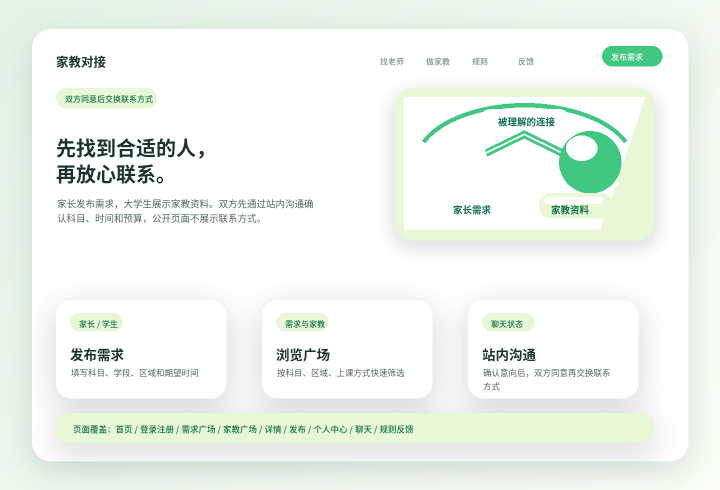
#> input picture UI美术文档/多风格重设计方案/预览图/2026-07-03-style-a-green-glass-desktop.png, 1440 x 980 px (shown at 1/2 size)
$ python extract-approved-visual-assets.py --home-reference '../../UI美术文档/多风格重设计方案/预览图/2026-07-03-style-a-green-glass-desktop.png' --output-dir out
#> lines starting #> are read from the running program, lines starting #| are printed output that depends on the picture
#!/usr/bin/env python3
"""Extract approved illustration-only assets from the frozen UI references."""

from __future__ import annotations

import argparse
from pathlib import Path
from PIL import Image, ImageDraw


HOME_CROPS = {
    "brand-mark.png": (56, 24, 105, 73),
    "home-boy.png": (1086, 408, 1230, 604),
    "home-decor-left.png": (52, 145, 118, 370),
    "home-decor-right.png": (866, 130, 1026, 370),
    "home-girl.png": (1387, 408, 1526, 604),
    "home-shield-check.png": (1098, 661, 1159, 720),
}

LOGIN_CROPS = {
    "login-boy.png": (179, 438, 314, 625),
    "login-code-icon.png": (915, 542, 960, 590),
    "login-decor.png": (650, 192, 794, 311),
    "login-email-icon.png": (914, 390, 960, 435),
    "login-girl.png": (620, 438, 752, 625),
    "login-note-account.png": (166, 662, 222, 718),
    "login-note-lock.png": (167, 790, 222, 846),
    "login-note-safety.png": (167, 726, 222, 781),
}

LOGIN_STATIC_CROPS = {
    "login-static-form.png": (851, 162, 1522, 899),
    "login-static-intro.png": (112, 160, 819, 899),
}

RULES_CROPS = {
    "rules-student-shield.png": (83, 584, 500, 852),
}

RULES_STATIC_CROPS = {
    "rules-static-intro.png": (55, 102, 536, 899),
    "rules-static-list.png": (565, 102, 1579, 901),
}

CUSTOMER_SERVICE_STATIC_CROPS = {
    "customer-service-static-header.png": (40, 21, 1500, 99),
    "customer-service-static-info.png": (40, 115, 1499, 258),
    "customer-service-static-side.png": (40, 273, 433, 982),
}

CUSTOMER_SERVICE_CHAT_CROP = (457, 273, 1500, 982)

CUSTOMER_SERVICE_CHAT_LAYERS = {
    "customer-service-static-welcome.png": (508, 326, 1161, 427),
    "customer-service-static-chip-1.png": (478, 802, 671, 853),
    "customer-service-static-chip-2.png": (672, 802, 873, 853),
    "customer-service-static-chip-3.png": (874, 802, 1074, 853),
    "customer-service-static-chip-4.png": (1075, 802, 1294, 853),
    "customer-service-static-chip-5.png": (1295, 802, 1481, 853),
    "customer-service-static-input.png": (483, 874, 1317, 950),
    "customer-service-static-send.png": (1333, 874, 1476, 950),
}

CUSTOMER_SERVICE_CONTENT_RECTS = (
    (40, 21, 1500, 99),
    (40, 115, 1499, 258),
    (40, 273, 433, 982),
    (457, 273, 1500, 982),
)

TUTOR_PROFILES_STATIC_CROPS = {
    "tutor-profiles-static-header.png": (0, 0, 1536, 64),
    "tutor-profiles-static-back.png": (51, 90, 108, 143),
    "tutor-profiles-static-filter.png": (141, 87, 556, 969),
    "tutor-profiles-static-intro.png": (577, 87, 1486, 325),
    "tutor-profiles-static-result.png": (577, 338, 1486, 969),
    "tutor-profiles-static-result-eyebrow.png": (604, 365, 722, 410),
    "tutor-profiles-static-result-title.png": (604, 430, 932, 474),
    "tutor-profiles-static-listing-meta.png": (629, 531, 735, 577),
    "tutor-profiles-static-privacy.png": (1252, 540, 1424, 591),
    "tutor-profiles-static-detail.png": (1252, 608, 1424, 665),
}

TUTOR_PROFILES_RESULTS_CROP = (577, 338, 1486, 969)

TUTOR_PROFILES_CONTENT_RECTS = (
    (0, 0, 1536, 64),
    (51, 90, 108, 143),
    (141, 87, 556, 969),
    (577, 87, 1486, 325),
    (577, 338, 1486, 969),
)

PARENT_NEEDS_STATIC_CROPS = {
    "parent-needs-static-header.png": (0, 0, 1536, 64),
    "parent-needs-static-back.png": (51, 90, 108, 143),
    "parent-needs-static-filter.png": (141, 87, 556, 969),
    "parent-needs-static-intro.png": (577, 87, 1486, 325),
    "parent-needs-static-result.png": (577, 338, 1486, 969),
}

PARENT_NEEDS_RESULTS_CROP = (577, 338, 1486, 969)

PARENT_NEEDS_CONTENT_RECTS = (
    (0, 0, 1536, 64),
    (51, 90, 108, 143),
    (141, 87, 556, 969),
    (577, 87, 1486, 325),
    (577, 338, 1486, 969),
)

HOME_STATIC_CROPS = {
    "home-static-entry-parent.png": (84, 415, 535, 642),
    "home-static-entry-tutor.png": (537, 415, 1007, 642),
    "home-static-hero.png": (50, 122, 1028, 412),
    "home-static-link-demand.png": (84, 652, 535, 791),
    "home-static-link-feedback.png": (84, 793, 535, 934),
    "home-static-link-service.png": (537, 793, 1007, 934),
    "home-static-link-tutors.png": (537, 652, 1007, 791),
    "home-static-principles.png": (1075, 137, 1548, 933),
}

DARK_INK_ASSETS = {
    "home-decor-left.png",
    "home-decor-right.png",
}


def parse_args() -> argparse.Namespace:
    parser = argparse.ArgumentParser()
    parser.add_argument("--home-reference", required=True)
    parser.add_argument("--login-reference")
    parser.add_argument("--rules-reference")
    parser.add_argument("--customer-service-reference")
    parser.add_argument("--tutor-profiles-reference")
    parser.add_argument("--parent-needs-reference")
    parser.add_argument("--output-dir", required=True)
    return parser.parse_args()


def solve_linear(matrix: list[list[float]], vector: list[float]) -> list[float]:
    size = len(vector)
    augmented = [
        [*matrix[row], vector[row]]
        for row in range(size)
    ]
    for column in range(size):
        pivot = max(range(column, size), key=lambda row: abs(augmented[row][column]))
        augmented[column], augmented[pivot] = augmented[pivot], augmented[column]
        divisor = augmented[column][column]
        if abs(divisor) < 1e-9:
            continue
        augmented[column] = [value / divisor for value in augmented[column]]
        for row in range(size):
            if row == column:
                continue
            factor = augmented[row][column]
            augmented[row] = [
                augmented[row][index] - factor * augmented[column][index]
                for index in range(size + 1)
            ]
    return [augmented[row][-1] for row in range(size)]


def features(x: int, y: int, width: int, height: int) -> tuple[float, ...]:
    normalized_x = (x / max(width - 1, 1)) * 2 - 1
    normalized_y = (y / max(height - 1, 1)) * 2 - 1
    return (
        1,
        normalized_x,
        normalized_y,
        normalized_x * normalized_y,
        normalized_x * normalized_x,
        normalized_y * normalized_y,
    )


def fit_background(
    samples: list[tuple[tuple[float, ...], tuple[int, int, int]]]
) -> list[list[float]]:
    coefficients = []
    for channel in range(3):
        matrix = [[0.0] * 6 for _ in range(6)]
        vector = [0.0] * 6
        for sample_features, color in samples:
            for row in range(6):
                vector[row] += sample_features[row] * color[channel]
                for column in range(6):
                    matrix[row][column] += (
                        sample_features[row] * sample_features[column]
                    )
        coefficients.append(solve_linear(matrix, vector))
    return coefficients


def predict_background(
    coefficients: list[list[float]], sample_features: tuple[float, ...]
) -> tuple[int, int, int]:
    return tuple(
        round(sum(weight * value for weight, value in zip(channel, sample_features)))
        for channel in coefficients
    )


def transparent_edge_background(image: Image.Image) -> Image.Image:
    rgba = image.convert("RGBA")
    width, height = rgba.size
    pixels = rgba.load()
    samples = []
    for y in range(0, height, 3):
        for x in range(0, width, 3):
            color = pixels[x, y][:3]
            if min(color) >= 145:
                samples.append((features(x, y, width, height), color))

    coefficients = fit_background(samples)
    for _ in range(2):
        filtered = []
        for sample_features, color in samples:
            predicted = predict_background(coefficients, sample_features)
            if max(abs(color[index] - predicted[index]) for index in range(3)) < 34:
                filtered.append((sample_features, color))
        samples = filtered
        coefficients = fit_background(samples)

    for y in range(height):
        for x in range(width):
            color = pixels[x, y][:3]
            predicted = predict_background(
                coefficients, features(x, y, width, height)
            )
            residual = max(
                abs(color[index] - predicted[index]) for index in range(3)
            )
            alpha = max(0, min(255, round((residual - 8) * 255 / 22)))
            pixels[x, y] = (*color, alpha)

    return rgba


def transparent_dark_ink(image: Image.Image, filename: str) -> Image.Image:
    """Keep the approved dark decoration strokes while removing the page gradient."""
    rgba = image.convert("RGBA")
    pixels = rgba.load()
    width, height = rgba.size
    for y in range(height):
        for x in range(width):
            red, green, blue, _ = pixels[x, y]
            lightness = (red + green + blue) / 3
            chroma = max(red, green, blue) - min(red, green, blue)
            ink_score = (190 - lightness) * 1.8 + (95 - chroma) * 0.72
            alpha = max(0, min(255, round((ink_score - 10) * 4.2)))
            if (
                filename == "home-decor-right.png"
                and x < 85
                and y > 60
            ):
                alpha = 0
            if (
                filename == "home-decor-left.png"
                and x > 58
                and 72 < y < 168
            ):
                alpha = 0
            pixels[x, y] = (red, green, blue, alpha)
    return rgba


# [39 lines left out: function content_free_background, not called in this run]


def customer_service_background(source: Image.Image) -> Image.Image:
    return content_free_background(source, CUSTOMER_SERVICE_CONTENT_RECTS)


# [30 lines left out: functions customer_service_chat_frame, tutor_profiles_results_frame, parent_needs_results_frame, not called in this run]


def main() -> None:
    args = parse_args()
    output_dir = Path(args.output_dir)
    output_dir.mkdir(parents=True, exist_ok=True)

    with Image.open(args.home_reference) as source:
#> source is the input picture: PIL image 1440x980 RGB; mean R, G, B 238.6, 245.1, 238.6
        for filename, crop_box in HOME_CROPS.items():
            crop = source.crop(crop_box)
            if filename in DARK_INK_ASSETS:
                transparent_dark_ink(crop, filename).save(output_dir / filename)
            else:
                transparent_edge_background(crop).save(output_dir / filename)
#> this loop made 6 passes
#> pass 1, in main, `crop = source.crop(crop_box)`:
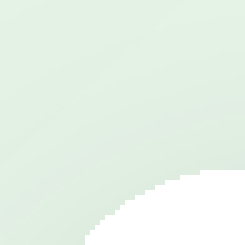
#> crop: PIL image 49x49 RGB (shown 5 times larger); mean R, G, B 230.7, 242, 231.9
#> pass 2, in main, `crop = source.crop(crop_box)`:
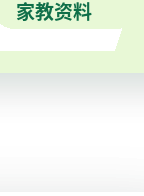
#> crop: PIL image 144x196 RGB; mean R, G, B 238.5, 245.4, 235.6
#> after the loop: crop: PIL image 61x59 RGB; every value is 255
        for filename, crop_box in HOME_STATIC_CROPS.items():
            source.crop(crop_box).save(output_dir / filename)
#> this loop made 8 passes
#> pass 1, in main, `source.crop(crop_box).save(output_dir / filename)`:
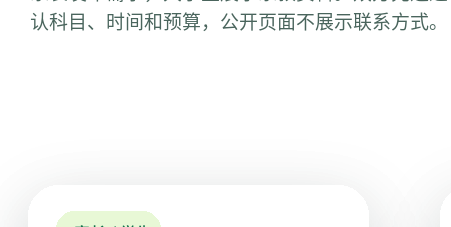
#> saved as home-static-entry-parent.png: PIL image 451x227 RGB; mean R, G, B 249.7, 250.6, 249.9
#> pass 2, in main, `source.crop(crop_box).save(output_dir / filename)`:
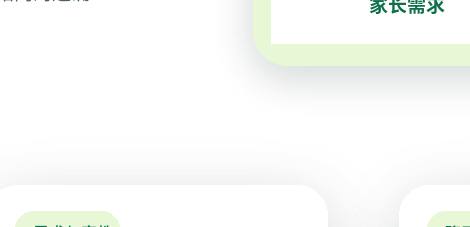
#> saved as home-static-entry-tutor.png: PIL image 470x227 RGB; mean R, G, B 249.4, 251.2, 248.6

    if args.login_reference:
        with Image.open(args.login_reference) as source:
            for filename, crop_box in LOGIN_CROPS.items():
                crop = source.crop(crop_box)
                transparent_edge_background(crop).save(output_dir / filename)
            for filename, crop_box in LOGIN_STATIC_CROPS.items():
                source.crop(crop_box).save(output_dir / filename)

    if args.rules_reference:
        with Image.open(args.rules_reference) as source:
            for filename, crop_box in RULES_CROPS.items():
                transparent_edge_background(source.crop(crop_box)).save(
                    output_dir / filename
                )
            for filename, crop_box in RULES_STATIC_CROPS.items():
                source.crop(crop_box).save(output_dir / filename)

    if args.customer_service_reference:
        with Image.open(args.customer_service_reference) as source:
            customer_service_background(source).save(
                output_dir / "customer-service-background.png"
            )
            customer_service_chat_frame(source).save(
                output_dir / "customer-service-static-chat-frame.png"
            )
            for filename, crop_box in CUSTOMER_SERVICE_STATIC_CROPS.items():
                source.crop(crop_box).save(output_dir / filename)
            for filename, crop_box in CUSTOMER_SERVICE_CHAT_LAYERS.items():
                source.crop(crop_box).save(output_dir / filename)

    if args.tutor_profiles_reference:
        with Image.open(args.tutor_profiles_reference) as source:
            content_free_background(source, TUTOR_PROFILES_CONTENT_RECTS).save(
                output_dir / "tutor-profiles-background.png"
            )
            tutor_profiles_results_frame(source).save(
                output_dir / "tutor-profiles-static-results-frame.png"
            )
            for filename, crop_box in TUTOR_PROFILES_STATIC_CROPS.items():
                source.crop(crop_box).save(output_dir / filename)

    if args.parent_needs_reference:
        with Image.open(args.parent_needs_reference) as source:
            content_free_background(source, PARENT_NEEDS_CONTENT_RECTS).save(
                output_dir / "parent-needs-background.png"
            )
            parent_needs_results_frame(source).save(
                output_dir / "parent-needs-static-results-frame.png"
            )
            for filename, crop_box in PARENT_NEEDS_STATIC_CROPS.items():
                source.crop(crop_box).save(output_dir / filename)


if __name__ == "__main__":
    main()

$ run again, on UI美术文档/多风格重设计方案/预览图/2026-07-03-style-b-cyan-coach-mobile.png
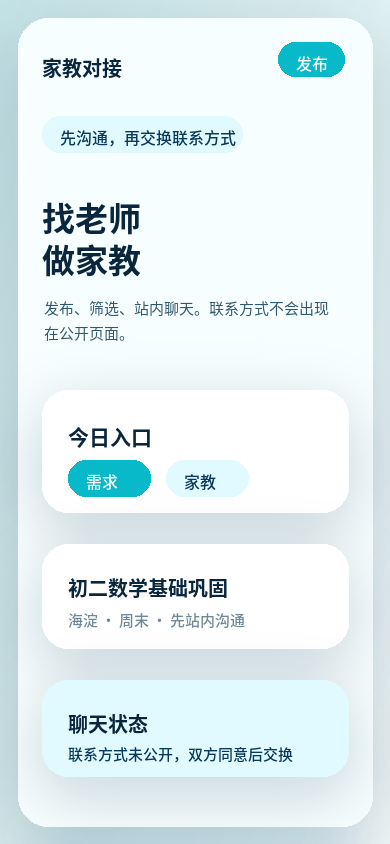
#> input picture UI美术文档/多风格重设计方案/预览图/2026-07-03-style-b-cyan-coach-mobile.png, 390 x 844 px
#> in main, source is the input picture: PIL image 390x844 RGB; mean R, G, B 225.1, 238.6, 241.5
#> the loop in main, `for filename, crop_box in HOME_CROPS.items():` made 6 passes
#> pass 1, in main, `crop = source.crop(crop_box)`:
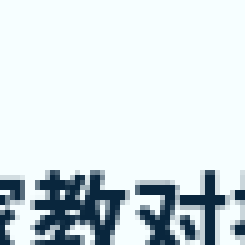
#> crop: PIL image 49x49 RGB (shown 5 times larger); mean R, G, B 212.8, 223.8, 227.9
#> the loop in main, `for filename, crop_box in HOME_STATIC_CROPS.items():` made 8 passes
#> pass 1, in main, `source.crop(crop_box).save(output_dir / filename)`:
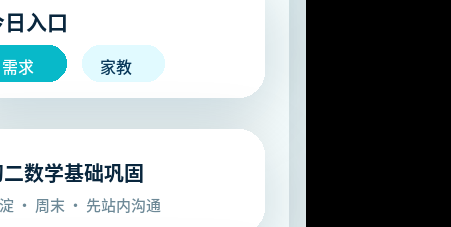
#> saved as home-static-entry-parent.png: PIL image 451x227 RGB; mean R, G, B 155.5, 162.4, 163.9

$ run again, on UI美术文档/多风格重设计方案/预览图/2026-07-03-style-c-blue-purple-neumorphism-desktop.png
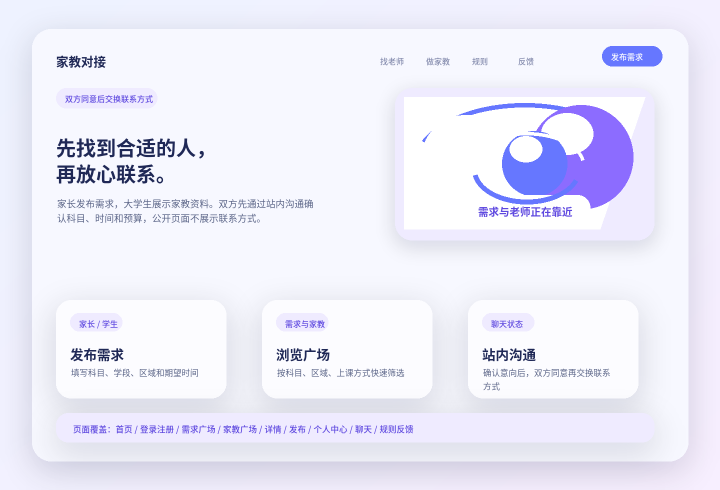
#> input picture UI美术文档/多风格重设计方案/预览图/2026-07-03-style-c-blue-purple-neumorphism-desktop.png, 1440 x 980 px (shown at 1/2 size)
#> in main, source is the input picture: PIL image 1440x980 RGB; mean R, G, B 235.7, 235.3, 249
#> the loop in main, `for filename, crop_box in HOME_STATIC_CROPS.items():` made 8 passes
#> pass 1, in main, `source.crop(crop_box).save(output_dir / filename)`:
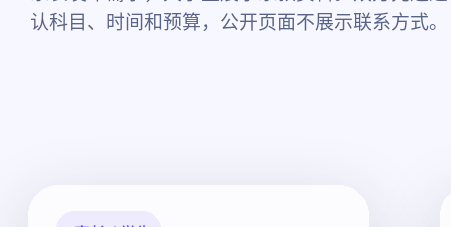
#> saved as home-static-entry-parent.png: PIL image 451x227 RGB; mean R, G, B 243.2, 244.2, 251.5
#> pass 2, in main, `source.crop(crop_box).save(output_dir / filename)`:
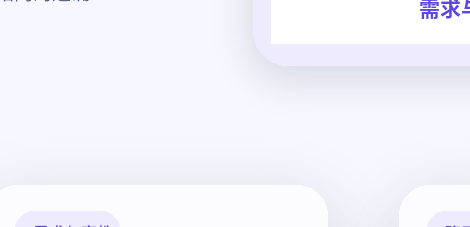
#> saved as home-static-entry-tutor.png: PIL image 470x227 RGB; mean R, G, B 244.7, 245, 252.6
